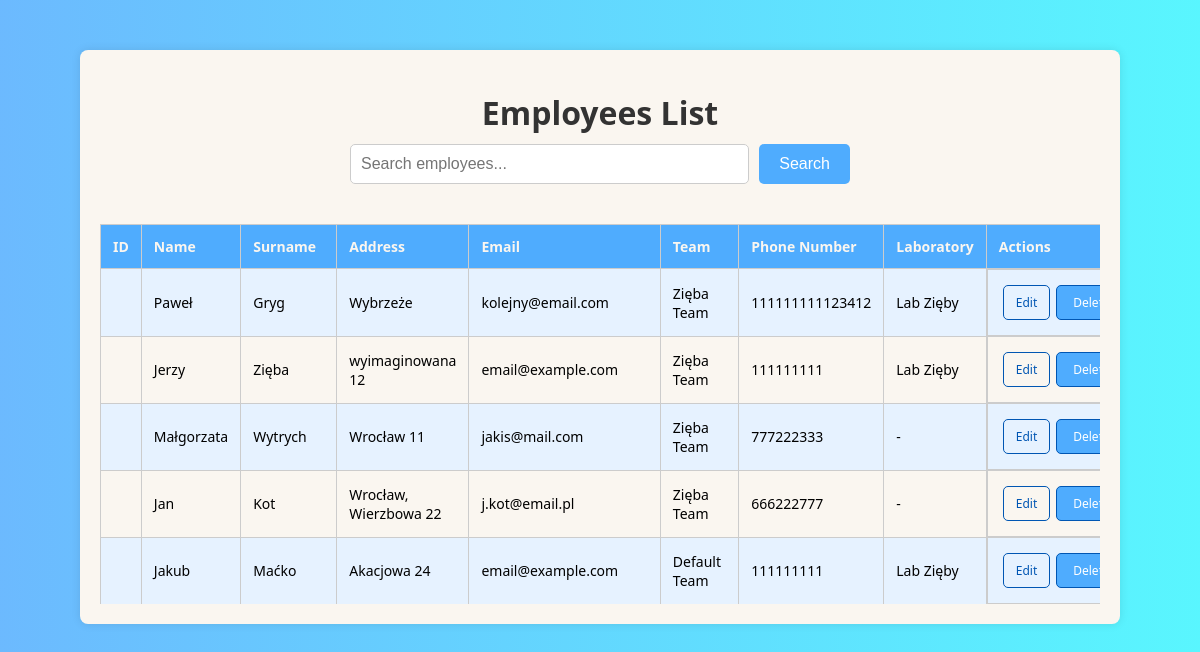
/employees/, run on the app's committed database.
### projekty/models.py (models this page shows, shortened)
class Employes(models.Model):
    name = models.CharField(max_length=40)
    surname = models.CharField(max_length=40)
    adres = models.CharField(max_length=100)
    user = models.OneToOneField(User, on_delete=models.CASCADE, null=True)
    email = models.EmailField(max_length=50, default='email@example.com')
    team = models.CharField(max_length=40, default='Default Team')  # Domyślna wartość
    phone_number = models.CharField(max_length=15, default='111111111')
    laboratory = models.ForeignKey('Laboratories', on_delete=models.CASCADE, null=True, blank=True)

class Laboratories(models.Model):
    lab_name = models.CharField(max_length=30)
    adress = models.CharField(max_length=100)
    web_adress = models.URLField(max_length=100)
    mail = models.EmailField(max_length=40)

### projekty/views.py (the view)
# urls.py: path('employees/', views.employees_list, name='employees_list'),
def employees_list(request):
    form = EmployeeSearchForm(request.GET)
    employees = Employes.objects.all()
    query = ""
    if form.is_valid():
        query = form.cleaned_data['query']
        if query:
            query_parts = query.split()
            q_objects = Q()
            for part in query_parts:
                q_objects &= Q(name__icontains=part) | Q(surname__icontains=part)
            employees = employees.filter(q_objects)
    return render(request, 'employee_list.html', {'employees': employees, 'form': form, 'query': query})

### projekty/forms.py
class EmployeeSearchForm(forms.Form):
    query = forms.CharField(label='Search by name or surname', max_length=100, required=False)

### templates/employee_list.html (shortened to what this page needs)
<!DOCTYPE html>
<html lang="en">
<head>
</head>
<body>
    <div class="table-container">
        <h1>Employees List</h1>
        <div class="form-container">
            <form method="get" action="{% url 'employees_list' %}" style="width: 100%;">
                <input type="text" name="query" placeholder="Search employees...">
                <button type="submit">Search</button>
            </form>
        </div>
        <div class="table-scroll">
            <table>
                <thead>
                    <tr>
                        <th>ID</th>
                        <th>Name</th>
                        <th>Surname</th>
                        <th>Address</th>
                        <th>Email</th>
                        <th>Team</th>
                        <th>Phone Number</th>
                        <th>Laboratory</th>
                        <th>Actions</th>
                    </tr>
                </thead>
                <tbody>
                    {% for employee in employees %}
                    <tr>
                        <td>{{ emplyee.id }}</td>
                        <td>{{ employee.name }}</td>
                        <td>{{ employee.surname }}</td>
                        <td>{{ employee.adres }}</td>
                        <td>{{ employee.email }}</td>
                        <td>{{ employee.team }}</td>
                        <td>{{ employee.phone_number }}</td>
                        <td>{{ employee.laboratory.lab_name|default:"-" }}</td>
                        <td class="actions">
                            <a href="{% url 'upd_emp' employee.id %}">Edit</a>
                            <form class="delete-form" action="{% url 'del_emp' employee.id %}" method="post">
                                <button type="submit" onclick="return confirm('Are you sure you want to delete this record?')">Delete</button>
                            </form>
                        </td>
                    </tr>
                    {% empty %}
                    <tr>
                        <td colspan="9">No employees found</td>
                    </tr>
                    {% endfor %}
                </tbody>
            </table>
        </div>
    </div>
</body>
</html>

### templates/employee_list.html (style rules this page uses)
body { font-family: 'Segoe UI', Tahoma, Geneva, Verdana, sans-serif; background: linear-gradient(to right, #4facfed5 0%, #00f1fea6 100%); margin: 0; padding: 0; display: flex; flex-direction: column; align-items: center; min-height: 100vh; }
.table-container { background-color: #faf6f0; padding: 20px; border-radius: 8px; box-shadow: 0 0 10px rgba(0, 0, 0, 0.1); text-align: center; width: 90%; max-width: 1000px; overflow-x: auto; margin-top: 50px; }
h1 { color: #333; margin-bottom: 10px; }
.form-container { display: flex; justify-content: center; align-items: center; width: 100%; margin-bottom: 20px; }
form { display: flex; width: 100%; max-width: 500px; }
form input[type=text] { flex: 1; padding: 10px; font-size: 16px; border: 1px solid #ccc; border-radius: 5px; margin-right: 10px; box-sizing: border-box; }
form button { padding: 10px 20px; font-size: 16px; background-color: #4facfe; color: #fff; border: none; border-radius: 5px; cursor: pointer; transition: background-color 0.3s ease; }
.table-scroll { overflow-x: auto; max-height: 400px; margin-top: 10px; }
table { width: 100%; border-collapse: collapse; margin-top: 20px; }
th, td { border: 1px solid #ccc; padding: 12px; text-align: left; font-size: 14px; }
th { background-color: #4facfe; color: #faf6f0; }
tr:nth-child(even) { background-color: #faf6f0; }
tr:nth-child(odd) { background-color: #e6f2ff; }
.actions { display: flex; justify-content: center; align-items: center; }
.actions a, .actions button { margin: 3px; padding: 8px 12px; font-size: 12px; text-decoration: none; color: #0056b3; border: 1px solid #0056b3; border-radius: 5px; background-color: transparent; cursor: pointer; transition: background-color 0.3s, color 0.3s; font-family: 'Segoe UI', Tahoma, Geneva, Verdana, sans-serif; display: inline-block; }
.actions button { background-color: #4facfe; color: #fff; padding: 8px 16px; }
.delete-form { margin: 0; }

### data on the page
Employes: name "Paweł", surname "Gryg", adres "Wybrzeże", email "kolejny@email.com", team "Zięba Team", phone_number "111111111123412", laboratory.lab_name "Lab Zięby"
Employes: name "Jerzy", surname "Zięba", adres "wyimaginowana 12", email "email@example.com", team "Zięba Team", phone_number "111111111", laboratory.lab_name "Lab Zięby"
Employes: name "Małgorzata", surname "Wytrych", adres "Wrocław 11", email "jakis@mail.com", team "Zięba Team", phone_number "777222333", laboratory.lab_name "-"
Employes: name "Jan", surname "Kot", adres "Wrocław, Wierzbowa 22", email "j.kot@email.pl", team "Zięba Team", phone_number "666222777", laboratory.lab_name "-"
Employes: name "Jakub", surname "Maćko", adres "Akacjowa 24", email "email@example.com", team "Default Team", phone_number "111111111", laboratory.lab_name "Lab Zięby"
